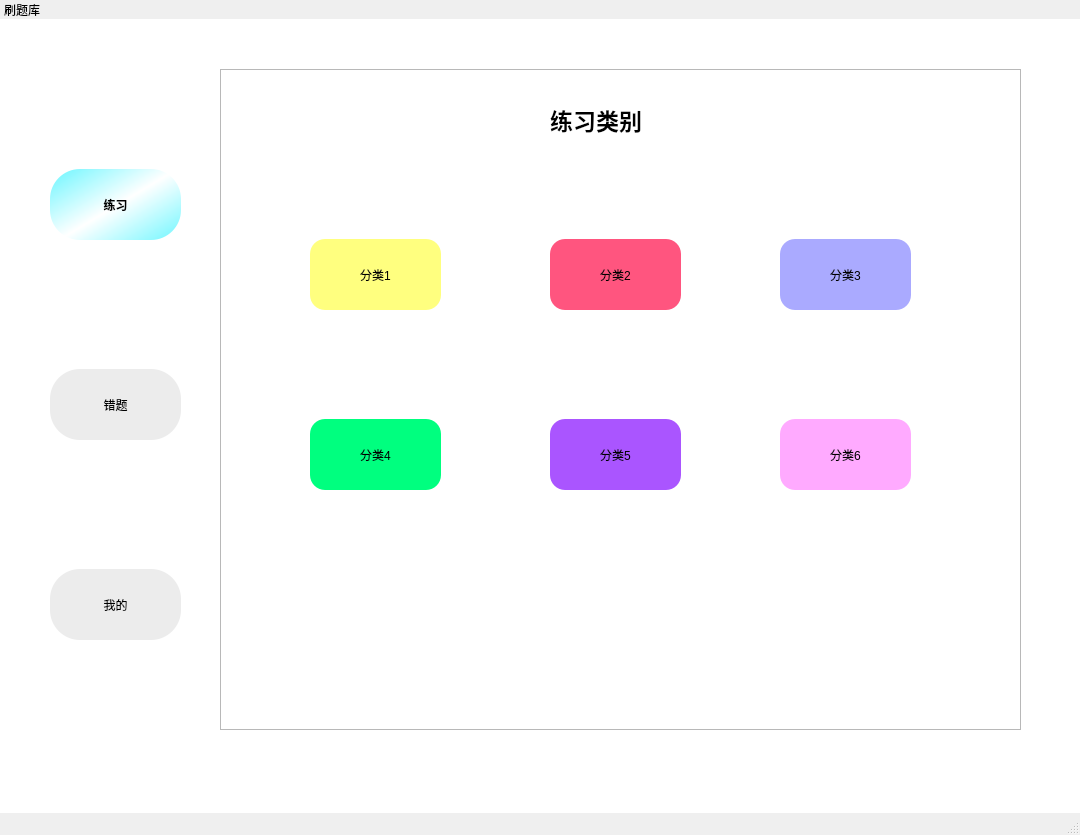
<?xml version="1.0" encoding="UTF-8"?>
<ui version="4.0">
 <class>MainWindow</class>
 <widget class="QMainWindow" name="MainWindow">
  <property name="geometry">
   <rect>
    <x>0</x>
    <y>0</y>
    <width>1080</width>
    <height>835</height>
   </rect>
  </property>
  <property name="sizePolicy">
   <sizepolicy hsizetype="Preferred" vsizetype="Preferred">
    <horstretch>0</horstretch>
    <verstretch>0</verstretch>
   </sizepolicy>
  </property>
  <property name="baseSize">
   <size>
    <width>0</width>
    <height>0</height>
   </size>
  </property>
  <property name="windowTitle">
   <string>UI_test</string>
  </property>
  <widget class="QWidget" name="centralwidget">
   <widget class="QDockWidget" name="dockWidget">
    <property name="geometry">
     <rect>
      <x>0</x>
      <y>0</y>
      <width>1080</width>
      <height>841</height>
     </rect>
    </property>
    <property name="features">
     <set>QDockWidget::NoDockWidgetFeatures</set>
    </property>
    <property name="allowedAreas">
     <set>Qt::NoDockWidgetArea</set>
    </property>
    <property name="windowTitle">
     <string>刷题库</string>
    </property>
    <widget class="QWidget" name="dockWidgetContents">
     <widget class="QPushButton" name="Bt_exercise">
      <property name="geometry">
       <rect>
        <x>50</x>
        <y>150</y>
        <width>131</width>
        <height>71</height>
       </rect>
      </property>
      <property name="font">
       <font>
        <weight>75</weight>
        <bold>true</bold>
       </font>
      </property>
      <property name="styleSheet">
       <string notr="true">QPushButton{
	background-color: qlineargradient(spread:reflect, x1:0, y1:0, x2:0.535, y2:0.482955, stop:0 rgba(107, 246, 255, 255), stop:1 rgba(255, 255, 255, 255));
	border-radius:30px

}
QPushButton:pressed{
	padding-left:5px;
	padding-top:5px;
}</string>
      </property>
      <property name="text">
       <string>练习</string>
      </property>
     </widget>
     <widget class="QPushButton" name="Bt_wrong">
      <property name="geometry">
       <rect>
        <x>50</x>
        <y>350</y>
        <width>131</width>
        <height>71</height>
       </rect>
      </property>
      <property name="font">
       <font>
        <underline>false</underline>
        <strikeout>false</strikeout>
       </font>
      </property>
      <property name="styleSheet">
       <string notr="true">
QPushButton{
	background-color: rgb(236, 236, 236);
	border-radius:30px

}
QPushButton:pressed{
	padding-left:5px;
	padding-top:5px;
}</string>
      </property>
      <property name="text">
       <string>错题</string>
      </property>
     </widget>
     <widget class="QPushButton" name="Bt_mine">
      <property name="geometry">
       <rect>
        <x>50</x>
        <y>550</y>
        <width>131</width>
        <height>71</height>
       </rect>
      </property>
      <property name="styleSheet">
       <string notr="true">
QPushButton{
	background-color: rgb(236, 236, 236);
	border-radius:30px

}
QPushButton:pressed{
	padding-left:5px;
	padding-top:5px;
}</string>
      </property>
      <property name="text">
       <string>我的</string>
      </property>
     </widget>
     <widget class="QListView" name="whole_background">
      <property name="geometry">
       <rect>
        <x>-10</x>
        <y>-30</y>
        <width>1141</width>
        <height>831</height>
       </rect>
      </property>
      <property name="font">
       <font>
        <family>Adobe 宋体 Std L</family>
       </font>
      </property>
      <property name="contextMenuPolicy">
       <enum>Qt::DefaultContextMenu</enum>
      </property>
      <property name="styleSheet">
       <string notr="true"/>
      </property>
      <property name="frameShadow">
       <enum>QFrame::Sunken</enum>
      </property>
     </widget>
     <widget class="QFrame" name="frame">
      <property name="geometry">
       <rect>
        <x>220</x>
        <y>50</y>
        <width>801</width>
        <height>661</height>
       </rect>
      </property>
      <property name="cursor">
       <cursorShape>ArrowCursor</cursorShape>
      </property>
      <property name="layoutDirection">
       <enum>Qt::LeftToRight</enum>
      </property>
      <property name="styleSheet">
       <string notr="true"/>
      </property>
      <property name="frameShape">
       <enum>QFrame::StyledPanel</enum>
      </property>
      <property name="frameShadow">
       <enum>QFrame::Sunken</enum>
      </property>
      <widget class="QLabel" name="label">
       <property name="geometry">
        <rect>
         <x>330</x>
         <y>-20</y>
         <width>141</width>
         <height>141</height>
        </rect>
       </property>
       <property name="font">
        <font>
         <pointsize>17</pointsize>
         <weight>75</weight>
         <italic>false</italic>
         <bold>true</bold>
         <underline>false</underline>
        </font>
       </property>
       <property name="text">
        <string>练习类别</string>
       </property>
      </widget>
      <widget class="QPushButton" name="Bt_class1">
       <property name="geometry">
        <rect>
         <x>90</x>
         <y>170</y>
         <width>131</width>
         <height>71</height>
        </rect>
       </property>
       <property name="styleSheet">
        <string notr="true">
QPushButton{
	background-color: rgb(255, 255, 127);
	border-radius:15px

}
QPushButton:pressed{
	padding-left:5px;
	padding-top:5px;
}</string>
       </property>
       <property name="text">
        <string>分类1</string>
       </property>
      </widget>
      <widget class="QPushButton" name="Bt_class3">
       <property name="geometry">
        <rect>
         <x>560</x>
         <y>170</y>
         <width>131</width>
         <height>71</height>
        </rect>
       </property>
       <property name="styleSheet">
        <string notr="true">
QPushButton{
	background-color: rgb(170, 170, 255);
	border-radius:15px

}
QPushButton:pressed{
	padding-left:5px;
	padding-top:5px;
}</string>
       </property>
       <property name="text">
        <string>分类3</string>
       </property>
      </widget>
      <widget class="QPushButton" name="Bt_class2">
       <property name="geometry">
        <rect>
         <x>330</x>
         <y>170</y>
         <width>131</width>
         <height>71</height>
        </rect>
       </property>
       <property name="autoFillBackground">
        <bool>false</bool>
       </property>
       <property name="styleSheet">
        <string notr="true">QPushButton{
	background-color: rgb(255, 85, 127);
	border-radius:15px

}
QPushButton:pressed{
	padding-left:5px;
	padding-top:5px;
}</string>
       </property>
       <property name="text">
        <string>分类2</string>
       </property>
      </widget>
      <widget class="QPushButton" name="Bt_class4">
       <property name="geometry">
        <rect>
         <x>90</x>
         <y>350</y>
         <width>131</width>
         <height>71</height>
        </rect>
       </property>
       <property name="styleSheet">
        <string notr="true">

QPushButton{
	background-color: rgb(0, 255, 127);
	border-radius:15px

}
QPushButton:pressed{
	padding-left:5px;
	padding-top:5px;
}</string>
       </property>
       <property name="text">
        <string>分类4</string>
       </property>
      </widget>
      <widget class="QPushButton" name="Bt_class6">
       <property name="geometry">
        <rect>
         <x>560</x>
         <y>350</y>
         <width>131</width>
         <height>71</height>
        </rect>
       </property>
       <property name="styleSheet">
        <string notr="true">

QPushButton{
	background-color: rgb(255, 170, 255);
	border-radius:15px

}
QPushButton:pressed{
	padding-left:5px;
	padding-top:5px;
}</string>
       </property>
       <property name="text">
        <string>分类6</string>
       </property>
      </widget>
      <widget class="QPushButton" name="Bt_class5">
       <property name="geometry">
        <rect>
         <x>330</x>
         <y>350</y>
         <width>131</width>
         <height>71</height>
        </rect>
       </property>
       <property name="styleSheet">
        <string notr="true">
QPushButton{
	background-color:rgb(170, 85, 255);
	border-radius:15px

}
QPushButton:pressed{
	padding-left:5px;
	padding-top:5px;
}</string>
       </property>
       <property name="text">
        <string>分类5</string>
       </property>
      </widget>
     </widget>
     <zorder>whole_background</zorder>
     <zorder>Bt_exercise</zorder>
     <zorder>Bt_wrong</zorder>
     <zorder>Bt_mine</zorder>
     <zorder>frame</zorder>
    </widget>
   </widget>
  </widget>
  <widget class="QStatusBar" name="statusbar"/>
 </widget>
 <resources/>
 <connections/>
</ui>
